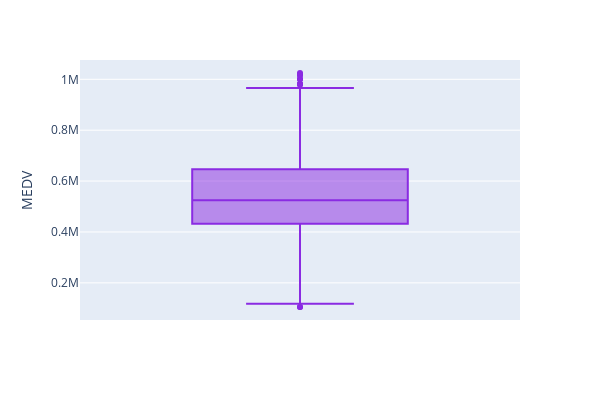

The notebook cell this image was saved under:
### Markdown cell above
**Valor médio das casas**

### Code cell
boxplot = px.box(df, y = "MEDV", width=600, height=400, boxmode='overlay', color_discrete_sequence=["blueviolet"])
boxplot.show()

### Figure 1 — Plotly figure (JSON) as saved in the notebook; plotly's stock layout.template omitted (floating-point values rounded to 4 significant figures; data arrays with more than 128 entries replaced by an {"elided": "..."} marker saying what was removed)
{"data": [{"alignmentgroup": "True", "hovertemplate": "MEDV=%{y}<extra></extra>", "legendgroup": "", "marker": {"color": "blueviolet"}, "name": "", "notched": false, "offsetgroup": "", "orientation": "v", "showlegend": false, "type": "box", "x0": " ", "xaxis": "x", "y": {"elided": "2340 float values"}, "y0": " ", "yaxis": "y"}], "layout": {"boxmode": "overlay", "height": 400, "legend": {"tracegroupgap": 0}, "margin": {"t": 60}, "width": 600, "xaxis": {"anchor": "y", "domain": [0, 1]}, "yaxis": {"anchor": "x", "domain": [0, 1], "title": {"text": "MEDV"}}}}
